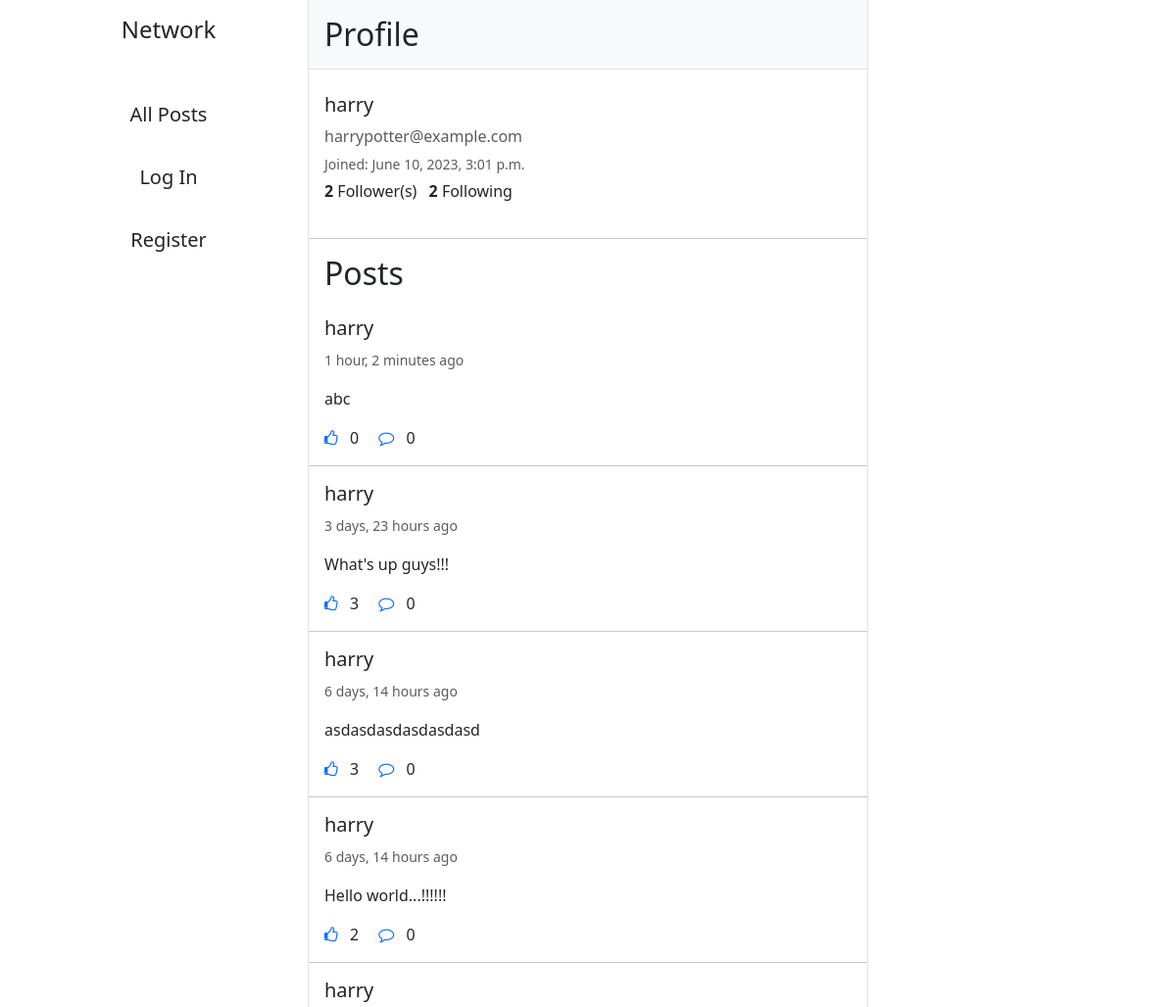
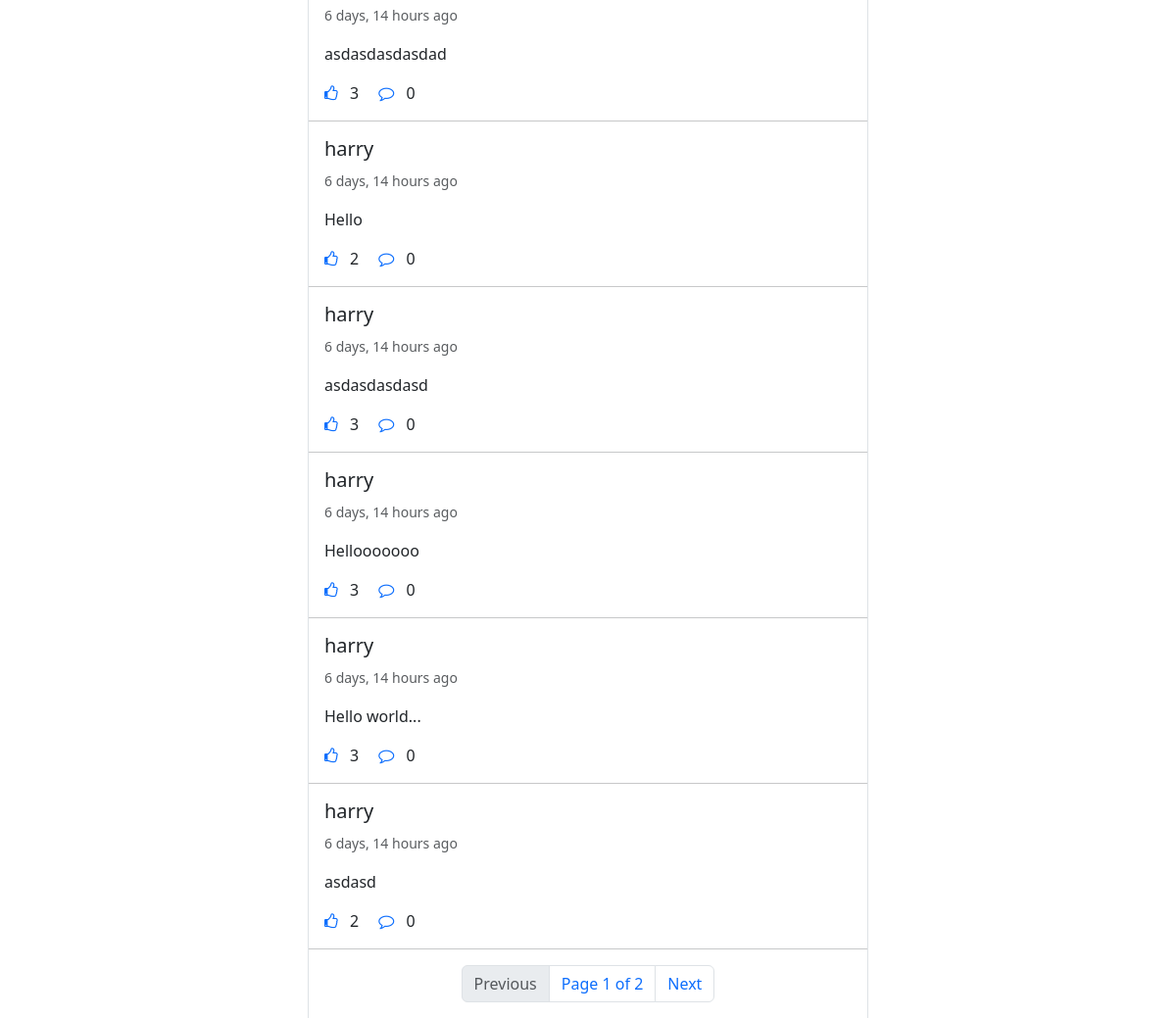
The app's page /profile/1 with its own data (2 pictures, top to bottom).
### network/models.py (models this page shows, shortened)
class User(AbstractUser):
    def get_posts(self):
        posts = self.posts.order_by("-posted_on").all()
        return posts
    def get_followers_count(self):
        return self.followers.count()
    def get_followings_count(self):
        return self.followings.count()

class Post(models.Model):
    content = models.CharField(max_length=1200, null=False, blank=False)
    posted_on = models.DateTimeField(auto_now_add=True)
    posted_by = models.ForeignKey(User, on_delete=models.CASCADE, related_name="posts")
    likes = models.ManyToManyField(User, blank=True, related_name="liked_posts")
    def count_likes(self):
        return self.likes.count()
    def count_comments(self):
        return self.comments.count()
    def check_like(self, user):
        try:
            self.likes.get(pk=user.id)
            return True
        except:
            return False

### network/views.py (the view)
# urls.py: path("profile/<int:user_id>", views.profile, name="profile"),
def profile(request, user_id):
    try:
        user = User.objects.get(pk=user_id)
    except User.DoesNotExist:
        return HttpResponseRedirect(reverse("index"))
    posts = user.get_posts()
    posts = posts.order_by("-posted_on")
    paginator = Paginator(posts, 10)
    page_num = request.GET.get("page")
    posts = paginator.get_page(page_num if page_num else 1)
    likes = []
    for post in posts:
        likes.append(post.check_like(user=request.user))
    zipped_list = zip(posts, likes)
    is_following = False
    try:
        if (request.user.is_authenticated):
            Follower.objects.get(followee=user, follower=request.user)
            is_following = True
    except Follower.DoesNotExist:
        is_following = False
    return render(request, "network/profile.html", {
        "user": user,
        "posts": posts,
        "zipped_list": zipped_list,
        "is_following": is_following
    })

### network/templates/network/profile.html (shortened to what this page needs)
{% extends "network/layout.html" %}
{% block body %}
    <h2 class="p-3 bg-body-tertiary border-bottom">Profile</h2>
    <div class="p-3">
        <h5>{{ user.username }}</h5>
        <p class="text-muted my-1">{{ user.email }}</p>
        <small class="text-muted">Joined: {{ user.date_joined }}</small>
        <p class="my-1">
            <strong id="follower-count">{{ user.get_followers_count }}</strong> Follower(s)
            <strong class="ms-2">{{ user.get_followings_count }}</strong> Following
        </p>
    </div>
    <hr>
    <h2 class="mx-3">Posts</h2>
    {% include "network/posts.html" %}
{% endblock %}

### network/templates/network/posts.html (shortened to what this page needs)
{% for post, like in zipped_list %}
        <div class="card w-100 border-0" id="post{{ post.id }}">
            <div class="card-body position-relative">
                <h5 class="card-title">
                    <a href="{% url 'profile' post.posted_by.id %}" class="link-dark link-underline-opacity-0 link-underline-opacity-100-hover">{{ post.posted_by }}</a>
                </h5>
                <small class="card-subtitle mb-2 text-body-secondary">{{ post.posted_on|timesince }} ago</small>
                <p class="card-text my-3 post-content">{{ post.content }}</p>
                <p class="card-text">
                    <a class="text-decoration-none like-btn" data-post="{{ post.id }}">
                        {% if like %}
                            <i class="fa fa-thumbs-up"></i>
                        {% else %}
                            <i class="fa fa-thumbs-o-up"></i>
                        {% endif %}
                    </a>
                    <span class="likes-count mx-2 likes-count">{{ post.count_likes }}</span>
                    <a href="#" class="card-link text-decoration-none mx-2">
                        <i class="fa fa-comment-o"></i>
                    </a>{{ post.count_comments }}
                </p>
            </div>
        </div>
        <hr class="my-0">
{% empty %}
    <h3 class="my-3">No posts yet.</h3>
{% endfor %}
{% include "network/pagination.html" %}

### records on screen
User: username "harry", email "harrypotter@example.com", date_joined "June 10, 2023, 3:01 p.m.", get_followers_count "2", get_followings_count "2"
Post: posted_by "harry", posted_on "1 hour, 2 minutes", content "abc", count_likes "0", count_comments "0"
Post: posted_by "harry", posted_on "3 days, 23 hours", content "What's up guys!!!", count_likes "3", count_comments "0"
Post: posted_by "harry", posted_on "6 days, 14 hours", content "asdasdasdasdasdasd", count_likes "3", count_comments "0"
Post: posted_by "harry", posted_on "6 days, 14 hours", content "Hello world...!!!!!!", count_likes "2", count_comments "0"
Post: posted_by "harry", posted_on "6 days, 14 hours", content "asdasdasdasdad", count_likes "3", count_comments "0"
Post: posted_by "harry", posted_on "6 days, 14 hours", content "Hello", count_likes "2", count_comments "0"
Post: posted_by "harry", posted_on "6 days, 14 hours", content "asdasdasdasd", count_likes "3", count_comments "0"
Post: posted_by "harry", posted_on "6 days, 14 hours", content "Hellooooooo", count_likes "3", count_comments "0"
Post: posted_by "harry", posted_on "6 days, 14 hours", content "Hello world...", count_likes "3", count_comments "0"
Post: posted_by "harry", posted_on "6 days, 14 hours", content "asdasd", count_likes "2", count_comments "0"

### other values on screen
{{ posts.number }} "1"
{{ posts.paginator.num_pages }} "2"
